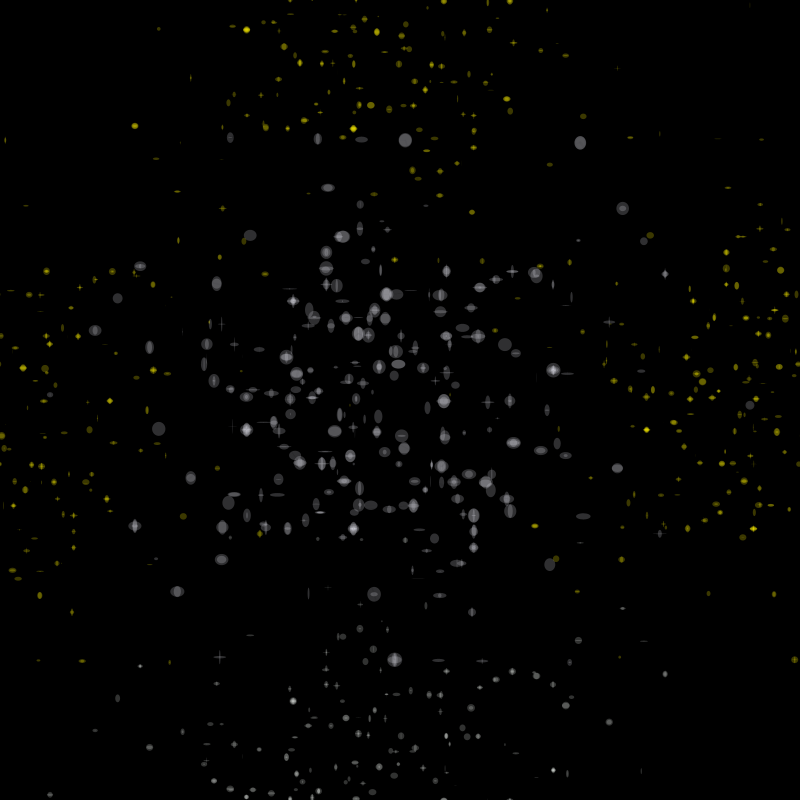
Frame 1 (no input)
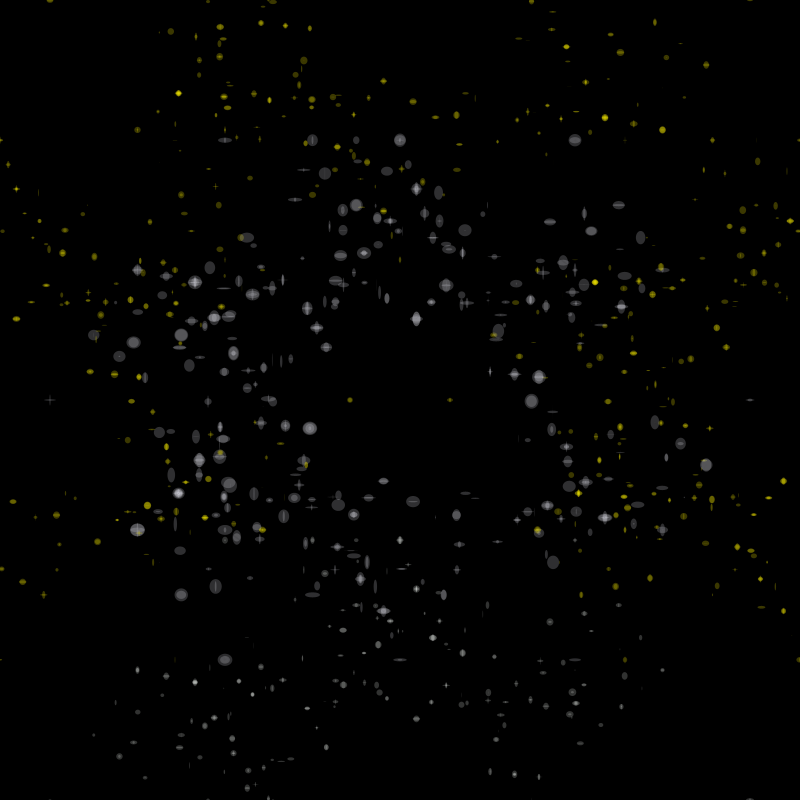
Frame 60 (the mouse pressed at the canvas centre just before this capture)
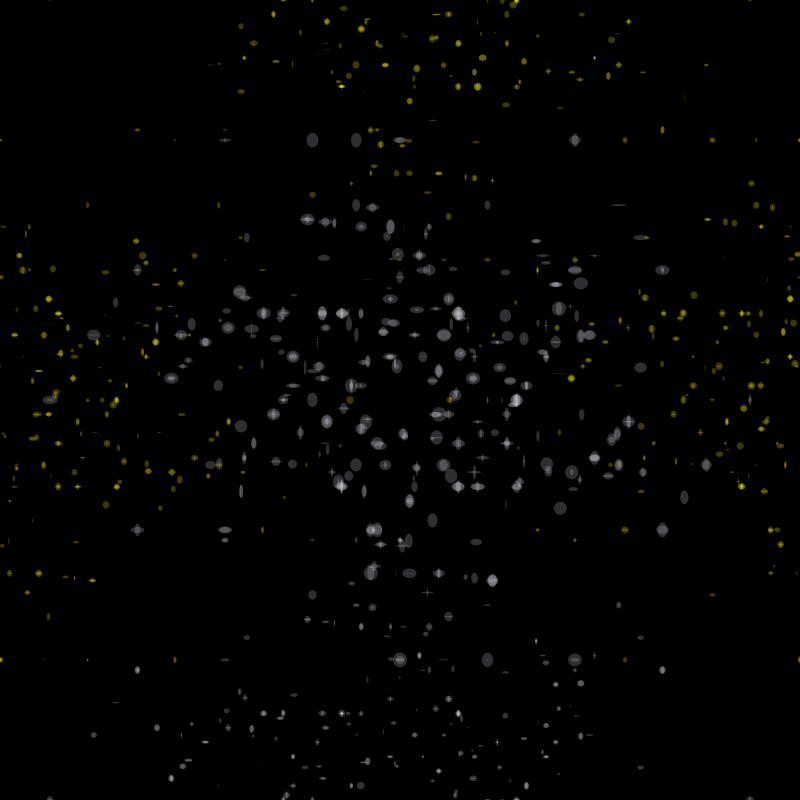
Frame 120 (the mouse held since frame 60 and released just before this capture)

The Processing sketch that drew these frames (run headless with seeded random() and noise(); from frame 60 on, the mouse is pressed at the canvas centre):

// Processing sketch: processing_126527
// ── processing_126527.pde

//Clark Li
//Season Kaleidoscope
//This practice is draw a Hexagonal. Adjusting the branch class, and recursive structure and children.
//Displace other hexagonal, and make it like a kaleidoscope.
//Reference from: http://www.openprocessing.org/sketch/126342

FractalRoot pentagon;
float _strutFactor = 1;
float _strutNoise;
int _maxLevels = 3;

void setup() {
  size(800, 800);
  _strutNoise = random(250);
}

void draw() {
  background(0);
  _strutNoise += 0.01;
  _strutFactor = (noise(_strutNoise)*3)-1;
  pentagon = new FractalRoot(frameCount);
  pentagon.drawShape();
}



class FractalRoot {
  PointObj[] pointArr = new PointObj[6];
  Branch rootBranch;

  FractalRoot(float startAngle) {
    float centX = width/2;
    float centY = height/2;
    int count = 0;
    for (int i = 0; i<360; i+=60) {
      float x = centX+(350*cos(radians(startAngle+i)));
      float y = centY+(300*sin(radians(startAngle+i)));
      pointArr[count] = new PointObj(x, y);
      count++;
    }

    rootBranch = new Branch(0, 5, pointArr);
  }

  void drawShape() {
    rootBranch.drawMe();
  }
}


class PointObj {
  float x, y;
  PointObj(float ex, float ey) {
    x = ex;
    y = ey;
  }
}

class Branch {
  int level, num;
  PointObj[] outerPoints = {
  };
  PointObj[] midPoints = {
  };
  PointObj[] projPoints = {
  };
  Branch[] myBranches = {
  };

  Branch(int lev, int n, PointObj[] points) {
    level= lev;
    num = n;
    outerPoints = points;
    midPoints = calcMidPoints();
    projPoints = calcProjPoints();
    if (level < _maxLevels) {
      Branch childBranch = new Branch(level+1, 0, projPoints);
      myBranches = (Branch[])append(myBranches, childBranch);

      for (int k=0; k<outerPoints.length; k++) {
        int nextk = (k+4)%outerPoints.length;
        PointObj[] newPoints = {
          outerPoints[k], midPoints[k], projPoints[k], projPoints[nextk], midPoints[nextk]
        };
        childBranch = new Branch(level+1, k+1, newPoints);
        myBranches = (Branch[])append(myBranches, childBranch);
      }
    }
  }

  void drawMe() {
    strokeWeight(3 - level);
    stroke(0, 10);
    for (int i=0; i<outerPoints.length; i++) {
      int nexti = i+1;
      if (nexti == outerPoints.length) {
        nexti = 0;
      }
      line(outerPoints[i].x, outerPoints[i].y, outerPoints[nexti].x, outerPoints[nexti].y);
      fill(250, 255, 250, 50);
      ellipse(outerPoints[i].x, outerPoints[i].y+height/2, random(8), random(8));
      fill(250, 240, 0, 60);
      ellipse(outerPoints[nexti].x, outerPoints[nexti].y-height/2, random(8), random(8));
      fill(240, 240, 250, 50);
      ellipse(outerPoints[nexti].x, outerPoints[nexti].y, random(15), random(15));
      fill(250, 240, 0, 60);
      ellipse(outerPoints[nexti].x+width/2, outerPoints[nexti].y, random(8), random(8));
      fill(250, 240, 0, 60);
      ellipse(outerPoints[nexti].x-width/2, outerPoints[nexti].y, random(8), random(8));
    }


    for (int k=2; k<myBranches.length; k++) {
      myBranches[k].drawMe();
    }
  }

  PointObj calcProjPoint(PointObj mp, PointObj op) {
    float px, py;
    px = mp.x + ((op.x - mp.x) * _strutFactor);
    py = mp.y + ((op.y - mp.y) * _strutFactor);
    return new PointObj(px, py);
  }

  PointObj[] calcProjPoints() {
    PointObj[] strutArray = new PointObj[midPoints.length];
    for (int i=0; i<midPoints.length; i++) {
      int nexti = (i+3)%midPoints.length;
      PointObj thisSP = calcProjPoint(midPoints[i], outerPoints[nexti]);
      strutArray[i] = thisSP;
    }
    return strutArray;
  }

 
  PointObj calcMidPoint(PointObj end1, PointObj end2) {
    float mx, my;
    mx = (end1.x + end2.x)/2;
    my = (end1.y + end2.y)/2;
    return new PointObj(mx, my);
  }
  
  PointObj[] calcMidPoints() {
    PointObj[] mpArray = new PointObj[outerPoints.length];
    for (int i = 0; i < outerPoints.length; i++) {
      int nexti = i+1;
      if (nexti == outerPoints.length) {
        nexti = 0;
      }
      PointObj thisMP = calcMidPoint(outerPoints[i], outerPoints[nexti]);
      mpArray[i] = thisMP;
    }
    return mpArray;
  }
}
